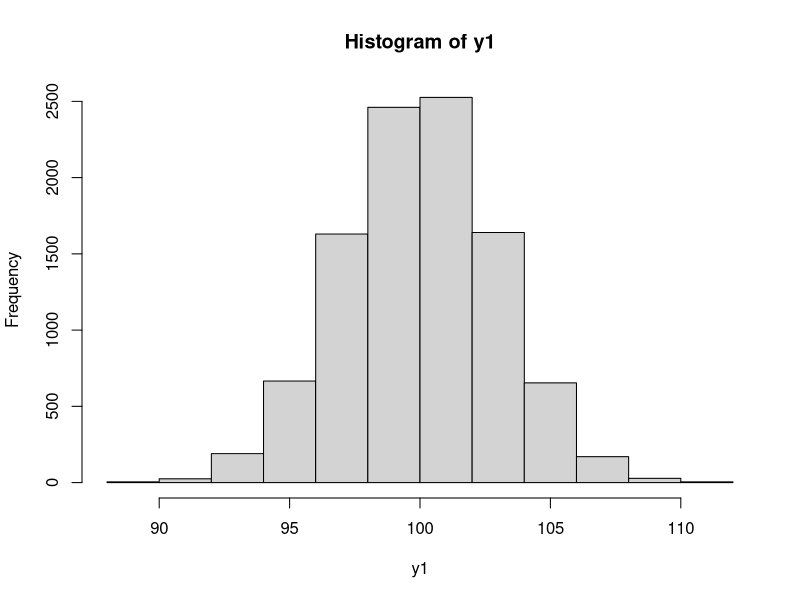
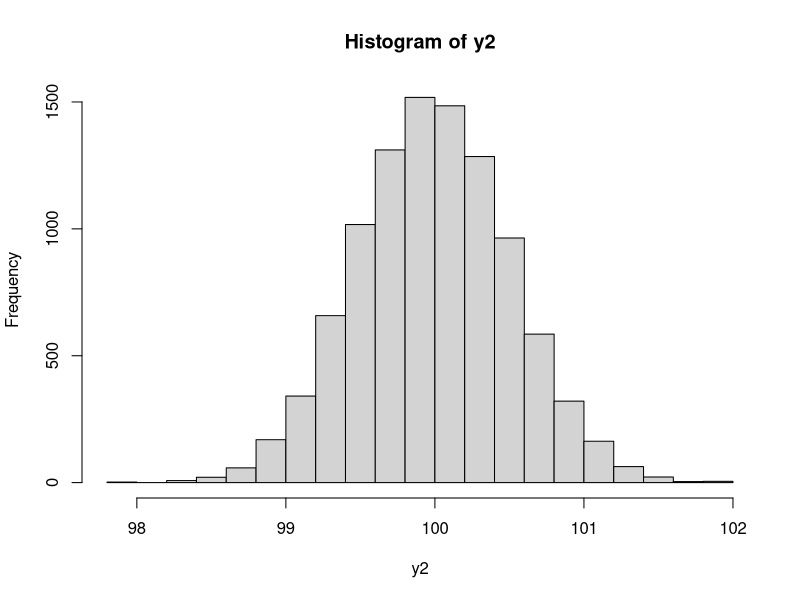
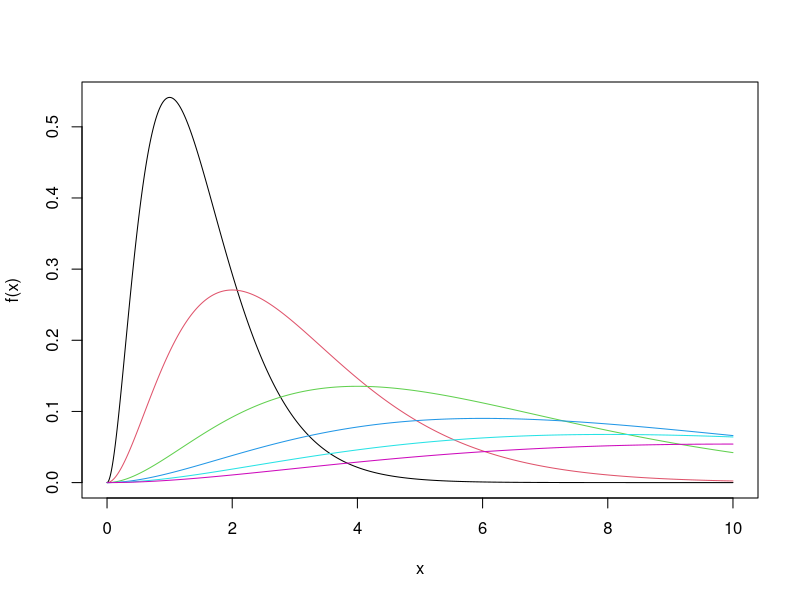
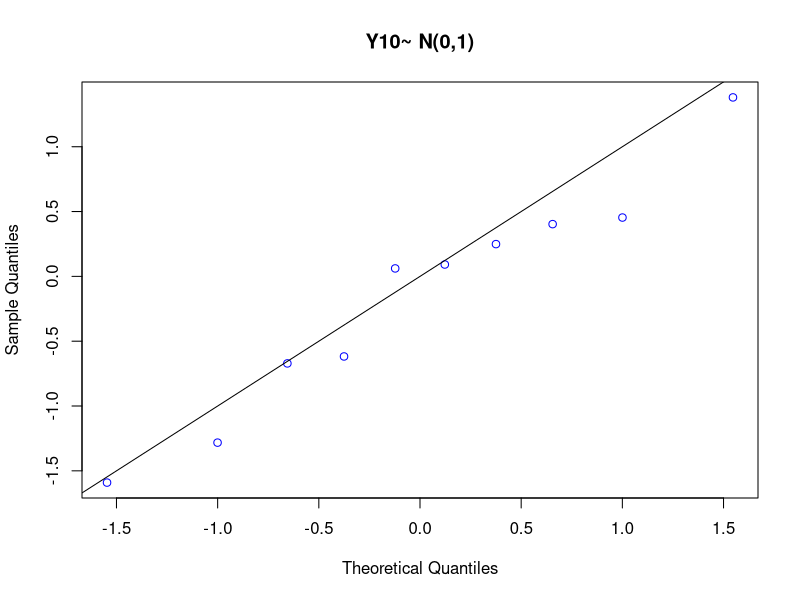
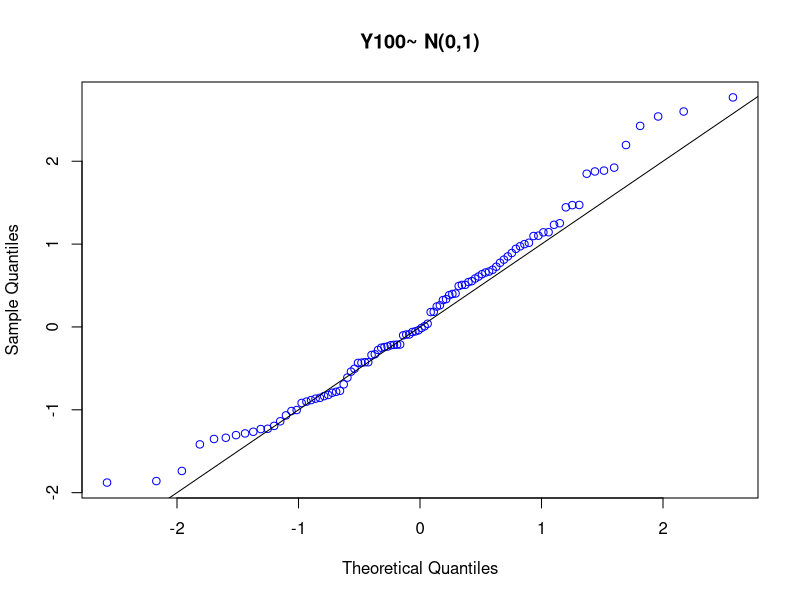
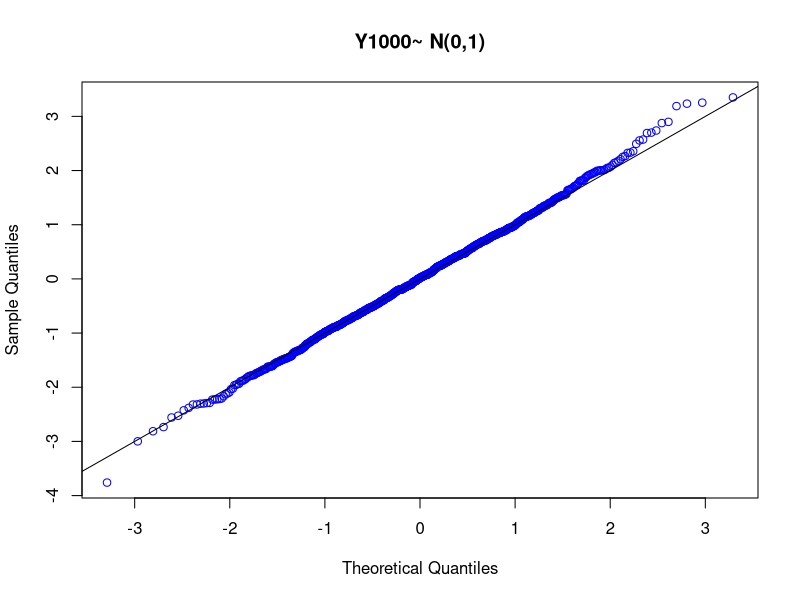
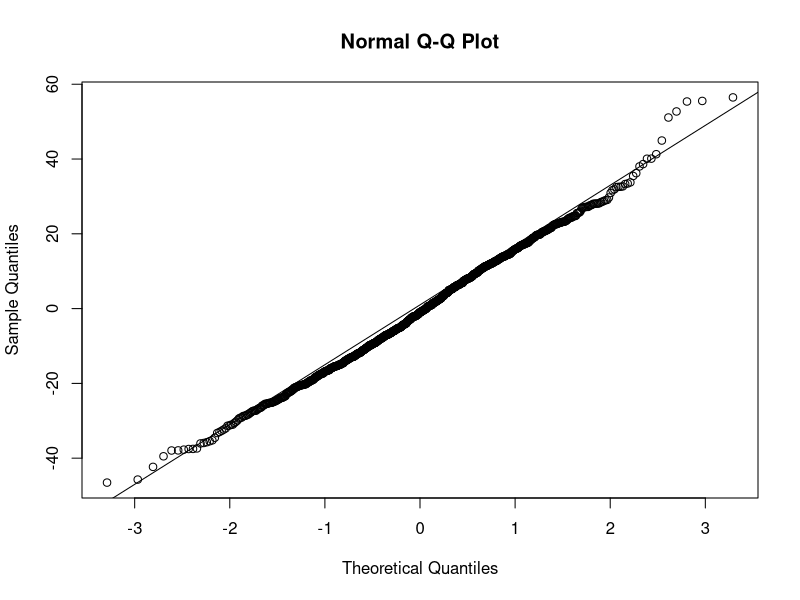
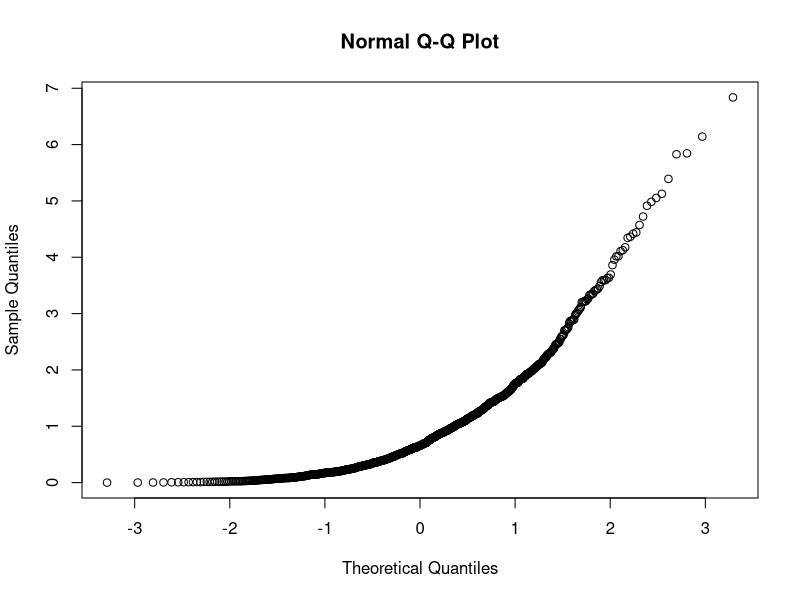

These figures' R source, in order:
## ---- chunk 1
knitr::opts_chunk$set(echo = TRUE)
## ---- chunk 2
randomSample <- 10000
y1 <- y2 <- rep(NA,randomSample)

for (i in 1:randomSample) {
  y1[i] <- mean(rnorm(30,100,16))
  y2[i] <- mean(rnorm(1000,100,16))
}
mean(y1);sd(y1);hist(y1)
mean(y2);sd(y2);hist(y2)
## ---- chunk 3
16/sqrt(30)
16/sqrt(1000)

## ---- chunk 4
o <- 365
pr <- 1/365
res <- 1
for (i in 1:23 ) {
  res = res * pr * o 
  cat(i, " -- ",o, " -- ",res)
  print("")
  o = o - 1
  
}
for (i in 1:50 ) {
  cat(" - it",i, "with p:",pbirthday(i))}
## ---- chunk 5
ind<-0;iter<- 100000
for(i in 1:iter){
  s<-sample(1:365,50,replace=TRUE);d<- unique(s)
  ind<-ind+as.numeric(length(d)!=length(s)) }
ind/iter
## ---- chunk 6
y <- rbinom(10000000,3,0.50) 
head(y, 10)
mean(y)
sd(y)

rbinom(1,30000000,0.50)/10000000
## ---- chunk 7
xx <- seq (0,10, l = 1000)
plot(xx, dgamma(xx, shape = 3, scale = .5), xlab ="x", ylab ="f(x)", type ="l")
lines(xx, dgamma(xx, shape = 3, scale = 1), col = 2)
lines(xx, dgamma(xx, shape = 3, scale = 2), col = 3)
lines(xx,  dgamma(xx, shape = 3, scale = 3), col = 4)
lines(xx,  dgamma(xx, shape = 3, scale = 4), col = 5)
lines(xx,  dgamma(xx, shape = 3, scale = 5), col = 6)

## ---- chunk 8
Y10 <-rnorm(10)
Y100 <-rnorm(100)
Y1000 <-rnorm(1000)

qqnorm(Y10,col='blue',main='Y10~ N(0,1)'); abline(0,1)
qqnorm(Y100,col='blue',main='Y100~ N(0,1)'); abline(0,1)
qqnorm(Y1000,col='blue',main='Y1000~ N(0,1)'); abline(0,1)
## ---- chunk 9
yb <- rnorm(1000, 0, 16)
qqnorm(yb)
abline(1,16)
## ---- chunk 10
ye <- rexp(1000)
yi <- runif(1000)

qqnorm(ye)
qqnorm(yi)
## ---- chunk 11
cdf <- function(x,plot.cdf){
  n<- 1000
  x_m <- rnorm(n,0,n/2)
  x_m <- sort(x_m)
  cdf <- c()
  
  for (i in 1:length(x)){
    j <- 1
    while((x_m[j]<x[i])&& (j-1)<length(x_m)){
      j <- j+1      
    }
    cdf <- c(cdf, ((j-1)/length(x_m)))
  }
  
  print("Corresponding c.d.f.")
    print(cdf)
  
    # 
    # Add an argument plot.cdf which when TRUE the next process continues to get stepwise plot.
    # 
    # Sort elements of x and cdf using sort.
    # 
    # Using plot function with type ’s’ plot the step function of c.d.f. with respect to observed values.
    # 
    
    #for plotting cdf in the form of steps
    if(plot.cdf == TRUE){
      
      x<-sort(x)
      cdf<- sort(cdf)
      plot(x,cdf,type='s',xlab="Observed values", ylab = "c.d.f.")
    }
    
    
}


n<- 20
m <- 0
x<- rnorm(n,m,n)
print("observed values")
print(x)
plot.cdf <- TRUE

cdf(x,plot.cdf)

